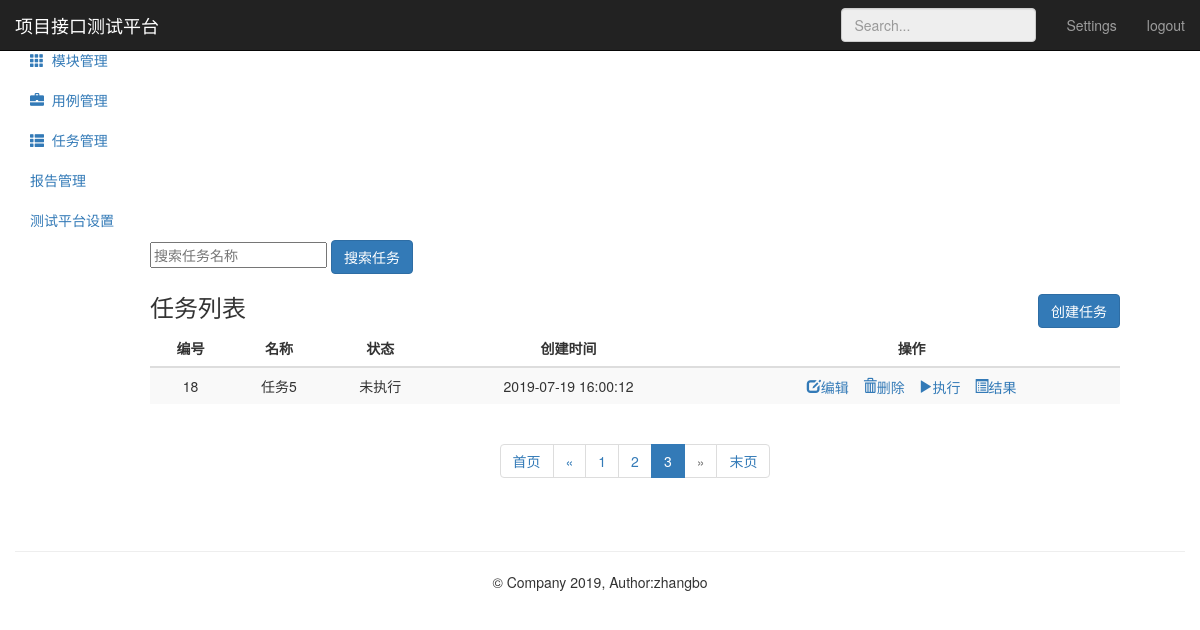
Page /testtask/?page=3 (signed in) on the earlier database version.
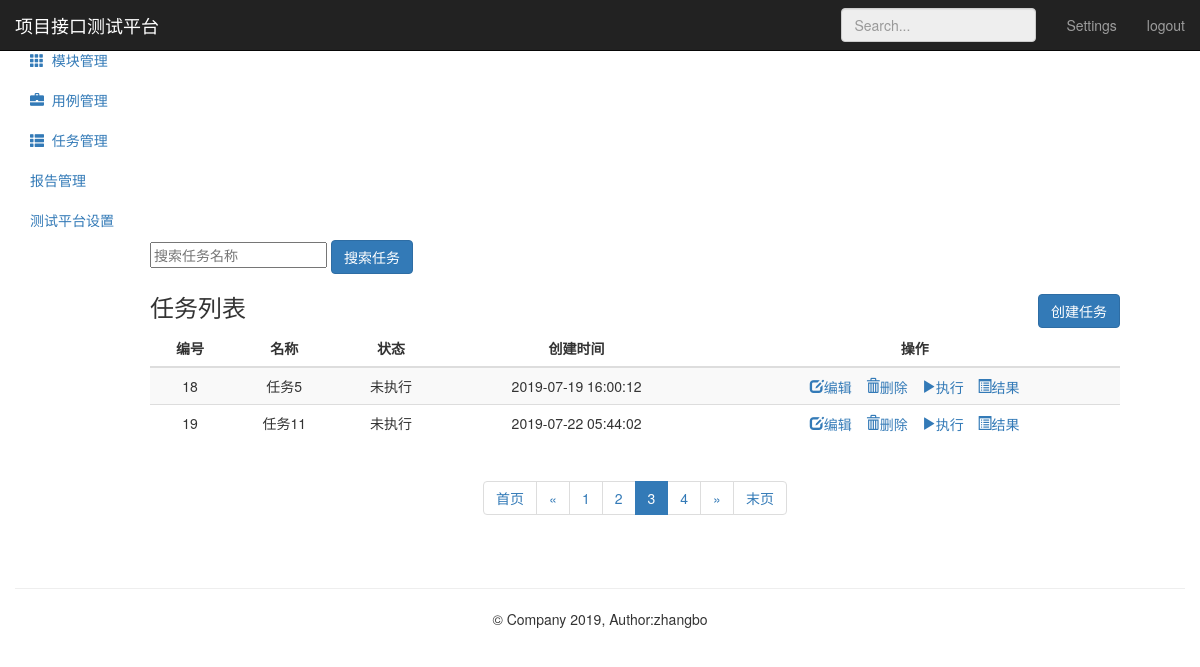
Same page on the later database version.
### testtask_app/models.py (models this page shows, shortened)
class TestTask(models.Model):
      name = models.CharField("名称",max_length=100,blank=False,default="")
      status = models.IntegerField("状态：",default=0)#未执行0、执行中1、执行成功2、执行失败3
      describe = models.TextField("描述",default="")
      cases = models.TextField("关联用例",default="")
      create_time = models.DateTimeField("创建时间",auto_now_add=True)

### testtask_app/views.py (the view)
# urls.py: path('',views.testtask_manage),
@login_required
def testtask_manage(request):
    tasks = TestTask.objects.all()
    paginator = Paginator(tasks,2)
    paginator_num_pages = paginator.num_pages
    paginator_num_pages_array_ = paginator.page_range
    page1 = paginator.page(1)
    page_num = page1.number
    page = request.GET.get('page','')
    print ("urlpage传参：",page)
    try:
        contacts = paginator.page(page)
        print ("contacts---------->1",contacts)
    except PageNotAnInteger:
        contacts = paginator.page(1)
        print ("contacts---------->2",contacts)
    except EmptyPage:
        contacts = paginator.page(paginator.num_pages)
        print ("contacts---------->3",contacts)
    return render(request,"task_list.html",{"type":"list",
                                            "tasks":contacts,
                                            "page":page,
                                            "page_num":page_num,
                                            "paginator_num_pages":paginator_num_pages,
                                            "paginator_num_pages_array_":paginator_num_pages_array_})

### templates/task_list.html (shortened to what the changed rows need)
{% extends "base.html" %}
{% block base %}
<div class="container-fluid">
    <div class="row">
        <div style="margin-left: 135px;" class="col-sm-9 col-sm-offset-3 col-md-10 col-md-offset-2 main">
            {% if type == "list" %}
                <div class="table-responsive op">
                    <table class="table table-striped">
                        <thead>
                            <tr>
                                <th class="op">编号</th>
                                <th class="op">名称</th>
                                <th class="op">状态</th>
                                <th class="op">创建时间</th>
                                <th class="op">操作</th>
                            </tr>
                        </thead>
                        <tbody>
                            {% for task in tasks %}
                            <tr>
                                <td>{{ task.id}}</td>
                                <td>{{ task.name}}</td>
                                {% if task.status == 0 %}
                                    <td>未执行</td>
                                {% elif task.status == 1 %}
                                    <td>执行中</td>
                                {% elif task.status == 2 %}
                                    <td>已完成</td>
                                {% else %}
                                    <td>失败</td>
                                {% endif %}
                                <td>{{ task.create_time | date:"Y-m-d H:i:s" }}</td>
                                <td>
                                    <a href="/testtask/edit_task/{{ task.id }}/">
                                          <i class="glyphicon glyphicon-edit">编辑</i>
                                    </a>
                                    <a href="/testtask/delete_task/{{ task.id }}/" style="margin-left:10px;"
                                              onclick="return del_task()">
                                          <i class="glyphicon glyphicon-trash">删除</i>
                                    </a>
                                    <a href="#" onclick="return RunTask('{{ task.id }}')" style="margin-left:10px;">
                                          <i class="glyphicon glyphicon-play">执行</i>
                                    </a>
                                    <a href="/testtask/result/{{ task.id }}/" style="margin-left:10px;">
                                          <i class="glyphicon glyphicon-list-alt">结果</i>
                                    </a>
                                </td>
                            </tr>
                            {% endfor %}
                        </tbody>
                    </table>
                </div>
            {% endif %}
            <div style="text-align: center;">
               <nav aria-label="Page navigation">
                  <ul class="pagination">
                      {% if tasks %}
                          {% for p1 in paginator_num_pages_array_ %}
                              {% if tasks.has_previous %}
                                  {% if search_name %}
                                      {% if p1 == tasks.number %}
                                          <li class="active">
                                              <a href="?search_name={{ search_name }}&page={{ p1 }}">
                                                  {{ p1 }}
                                              </a>
                                          </li>
                                      {% else %}
                                          <li>
                                              <a href="?search_name={{ search_name }}&page={{ p1 }}">
                                                  {{ p1 }}
                                              </a>
                                          </li>
                                      {% endif %}
                                  {% else %}
                                      {% if p1 == tasks.number %}
                                          <li class="active">
                                              <a href="?page={{ p1 }}">
                                                  {{ p1 }}
                                              </a>
                                          </li>
                                      {% else %}
                                          <li>
                                              <a href="?page={{ p1 }}">
                                                  {{ p1 }}
                                              </a>
                                          </li>
                                      {% endif %}
                                  {% endif %}
                              {% endif %}
                          {% endfor %}
                          {% if tasks.has_next %}
                              {% if search_name %}
                                  <li>
                                      <a href="?search_name={{ search_name }}&page={{ tasks.next_page_number}}" aria-label="Previous">
                                          <span aria-hidden="true">&raquo;</span>
                                      </a>
                                  </li>
                              {% else %}
                                  <li>
                                      <a href="?page={{ tasks.next_page_number}}" aria-label="Previous">
                                          <span aria-hidden="true">&raquo;</span>
                                      </a>
                                  </li>
                              {% endif %}
                          {% else %}
                              <li class="disabled">
                                      <a href="#" aria-label="Next">
                                          <span aria-hidden="true">&raquo;</span>
                                      </a>
                              </li>
                          {% endif%}
                      {% endif %}
                  </ul>
               </nav>
            </div>
        </div>
    </div>
</div>
{% endblock %}

Differences in the rows shown:
added TestTask: id "19", name "任务11", status "未执行", create_time "2019-07-22 05:44:02"
Other differences:
new list line: "4"
